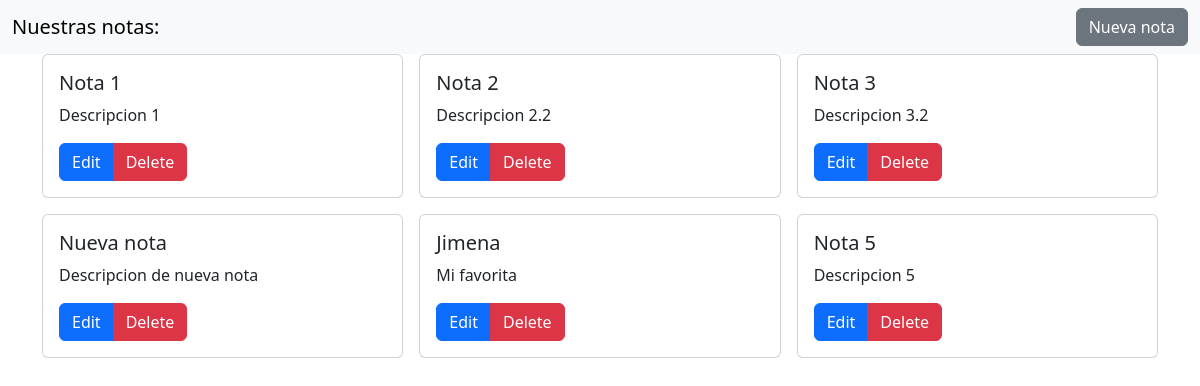
The page / on the database its author committed.
### notas/models.py (models this page shows, shortened)
class Nota(models.Model):
    titulo = models.CharField(max_length=200)
    descripcion = models.CharField(max_length=200)
    fecha_creacion = models.DateTimeField(auto_now_add=True)

### notas/views.py (the view)
# urls.py: path('', HomePageView.as_view(), name='home'),
class HomePageView(ListView):
    model = Nota

### templates/notas/nota_list.html (shortened to what this page needs)
<!DOCTYPE html>
<html lang="en">
<head>
    <link href="https://cdn.jsdelivr.net/npm/bootstrap@5.3.2/dist/css/bootstrap.min.css" rel="stylesheet"
>
</head>
<body>
    <nav class="navbar bg-body-tertiary">
        <div class="container-fluid">
            <span class="navbar-brand mb-0 h1">Nuestras notas:</span>
            <a class="btn btn-secondary" href="{% url 'new' %}">Nueva nota</a>
        </div>
    </nav>
    <div class="container">
        <div class="row row-cols-1 row-cols-sm-2 row-cols-md-3 g-3">
            {% for nota in object_list %}
            <div class="col">
                <div class="card">
                    <div class="card-body">
                        <h5 class="card-title">{{ nota.titulo }}</h5>
                        <p class="card-text">{{ nota.descripcion }}</p>
                        <div class="btn-group">
                            <a class="btn btn-primary" href="{% url 'edit' nota.id %}">Edit</a>
                            <a class="btn btn-danger" href="{% url 'delete' nota.id %}">Delete</a>
                        </div>
                    </div>
                </div>
            </div>
            {% endfor %}
        </div>
    </div>
</body>
</html>

### rows shown on the page
Nota: titulo "Nota 1", descripcion "Descripcion 1"
Nota: titulo "Nota 2", descripcion "Descripcion 2.2"
Nota: titulo "Nota 3", descripcion "Descripcion 3.2"
Nota: titulo "Nueva nota", descripcion "Descripcion de nueva nota"
Nota: titulo "Jimena", descripcion "Mi favorita"
Nota: titulo "Nota 5", descripcion "Descripcion 5"
